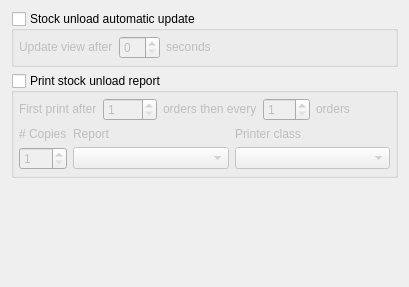
       <widget class="QWidget" name="tab4">
        <attribute name="title">
         <string>Control report and view</string>
        </attribute>
        <layout class="QVBoxLayout" name="verticalLayout_18">
         <item>
          <layout class="QVBoxLayout" name="verticalLayout_16">
           <item>
            <widget class="QGroupBox" name="groupBoxAutomaticUpdate">
             <property name="title">
              <string>Stock unload automatic update</string>
             </property>
             <property name="checkable">
              <bool>true</bool>
             </property>
             <property name="checked">
              <bool>false</bool>
             </property>
             <layout class="QVBoxLayout" name="verticalLayout_15">
              <property name="leftMargin">
               <number>5</number>
              </property>
              <property name="topMargin">
               <number>5</number>
              </property>
              <property name="rightMargin">
               <number>5</number>
              </property>
              <property name="bottomMargin">
               <number>5</number>
              </property>
              <item>
               <layout class="QHBoxLayout" name="horizontalLayout_4">
                <item>
                 <widget class="QLabel" name="label_7">
                  <property name="sizePolicy">
                   <sizepolicy hsizetype="Minimum" vsizetype="Fixed">
                    <horstretch>0</horstretch>
                    <verstretch>0</verstretch>
                   </sizepolicy>
                  </property>
                  <property name="text">
                   <string>Update view after</string>
                  </property>
                 </widget>
                </item>
                <item>
                 <widget class="QSpinBox" name="spinBoxAutomaticUpdateInterval"/>
                </item>
                <item>
                 <widget class="QLabel" name="label_19">
                  <property name="sizePolicy">
                   <sizepolicy hsizetype="Minimum" vsizetype="Fixed">
                    <horstretch>0</horstretch>
                    <verstretch>0</verstretch>
                   </sizepolicy>
                  </property>
                  <property name="text">
                   <string>seconds</string>
                  </property>
                 </widget>
                </item>
                <item>
                 <spacer name="horizontalSpacer_3">
                  <property name="orientation">
                   <enum>Qt::Orientation::Horizontal</enum>
                  </property>
                  <property name="sizeHint" stdset="0">
                   <size>
                    <width>40</width>
                    <height>20</height>
                   </size>
                  </property>
                 </spacer>
                </item>
               </layout>
              </item>
             </layout>
            </widget>
           </item>
           <item>
            <widget class="QGroupBox" name="groupBoxStockUnloadReport">
             <property name="sizePolicy">
              <sizepolicy hsizetype="Minimum" vsizetype="Fixed">
               <horstretch>0</horstretch>
               <verstretch>0</verstretch>
              </sizepolicy>
             </property>
             <property name="title">
              <string>Print stock unload report</string>
             </property>
             <property name="checkable">
              <bool>true</bool>
             </property>
             <property name="checked">
              <bool>false</bool>
             </property>
             <layout class="QVBoxLayout" name="verticalLayout_14">
              <property name="leftMargin">
               <number>5</number>
              </property>
              <property name="topMargin">
               <number>5</number>
              </property>
              <property name="rightMargin">
               <number>5</number>
              </property>
              <property name="bottomMargin">
               <number>5</number>
              </property>
              <item>
               <layout class="QVBoxLayout" name="verticalLayout_12">
                <item>
                 <layout class="QHBoxLayout" name="horizontalLayout_2">
                  <item>
                   <widget class="QLabel" name="label_9">
                    <property name="sizePolicy">
                     <sizepolicy hsizetype="Minimum" vsizetype="Fixed">
                      <horstretch>0</horstretch>
                      <verstretch>0</verstretch>
                     </sizepolicy>
                    </property>
                    <property name="text">
                     <string>First print after</string>
                    </property>
                   </widget>
                  </item>
                  <item>
                   <widget class="QSpinBox" name="spinBoxOrdersStartLevel">
                    <property name="sizePolicy">
                     <sizepolicy hsizetype="Minimum" vsizetype="Fixed">
                      <horstretch>0</horstretch>
                      <verstretch>0</verstretch>
                     </sizepolicy>
                    </property>
                    <property name="minimum">
                     <number>1</number>
                    </property>
                    <property name="maximum">
                     <number>1000</number>
                    </property>
                   </widget>
                  </item>
                  <item>
                   <widget class="QLabel" name="label_11">
                    <property name="sizePolicy">
                     <sizepolicy hsizetype="Minimum" vsizetype="Fixed">
                      <horstretch>0</horstretch>
                      <verstretch>0</verstretch>
                     </sizepolicy>
                    </property>
                    <property name="text">
                     <string>orders then every</string>
                    </property>
                   </widget>
                  </item>
                  <item>
                   <widget class="QSpinBox" name="spinBoxOrdersNextLevel">
                    <property name="sizePolicy">
                     <sizepolicy hsizetype="Minimum" vsizetype="Fixed">
                      <horstretch>0</horstretch>
                      <verstretch>0</verstretch>
                     </sizepolicy>
                    </property>
                    <property name="minimum">
                     <number>1</number>
                    </property>
                    <property name="maximum">
                     <number>999</number>
                    </property>
                   </widget>
                  </item>
                  <item>
                   <widget class="QLabel" name="label_12">
                    <property name="sizePolicy">
                     <sizepolicy hsizetype="Minimum" vsizetype="Fixed">
                      <horstretch>0</horstretch>
                      <verstretch>0</verstretch>
                     </sizepolicy>
                    </property>
                    <property name="text">
                     <string>orders</string>
                    </property>
                   </widget>
                  </item>
                  <item>
                   <spacer name="horizontalSpacer_2">
                    <property name="orientation">
                     <enum>Qt::Orientation::Horizontal</enum>
                    </property>
                    <property name="sizeHint" stdset="0">
                     <size>
                      <width>40</width>
                      <height>20</height>
                     </size>
                    </property>
                   </spacer>
                  </item>
                 </layout>
                </item>
                <item>
                 <layout class="QGridLayout" name="gridLayout_2" columnstretch="0,1,1">
                  <item row="0" column="1">
                   <widget class="QLabel" name="label_10">
                    <property name="sizePolicy">
                     <sizepolicy hsizetype="Minimum" vsizetype="Fixed">
                      <horstretch>0</horstretch>
                      <verstretch>0</verstretch>
                     </sizepolicy>
                    </property>
                    <property name="text">
                     <string>Report</string>
                    </property>
                   </widget>
                  </item>
                  <item row="0" column="0">
                   <widget class="QLabel" name="labelCopy_5">
                    <property name="sizePolicy">
                     <sizepolicy hsizetype="Minimum" vsizetype="Fixed">
                      <horstretch>0</horstretch>
                      <verstretch>0</verstretch>
                     </sizepolicy>
                    </property>
                    <property name="text">
                     <string># Copies</string>
                    </property>
                    <property name="buddy">
                     <cstring>spinBoxCustomerCopies</cstring>
                    </property>
                   </widget>
                  </item>
                  <item row="1" column="1">
                   <widget class="RelationalComboBox" name="comboBoxStockUnloadReport">
                    <property name="sizePolicy">
                     <sizepolicy hsizetype="Minimum" vsizetype="Fixed">
                      <horstretch>0</horstretch>
                      <verstretch>0</verstretch>
                     </sizepolicy>
                    </property>
                   </widget>
                  </item>
                  <item row="0" column="2">
                   <widget class="QLabel" name="label_8">
                    <property name="sizePolicy">
                     <sizepolicy hsizetype="Minimum" vsizetype="Fixed">
                      <horstretch>0</horstretch>
                      <verstretch>0</verstretch>
                     </sizepolicy>
                    </property>
                    <property name="text">
                     <string>Printer class</string>
                    </property>
                   </widget>
                  </item>
                  <item row="1" column="2">
                   <widget class="RelationalComboBox" name="comboBoxStockUnloadPrinterClass">
                    <property name="sizePolicy">
                     <sizepolicy hsizetype="Minimum" vsizetype="Fixed">
                      <horstretch>0</horstretch>
                      <verstretch>0</verstretch>
                     </sizepolicy>
                    </property>
                   </widget>
                  </item>
                  <item row="1" column="0">
                   <widget class="QSpinBox" name="spinBoxStockUnloadCopies">
                    <property name="minimum">
                     <number>1</number>
                    </property>
                   </widget>
                  </item>
                 </layout>
                </item>
               </layout>
              </item>
             </layout>
            </widget>
           </item>
           <item>
            <spacer name="verticalSpacer_3">
             <property name="orientation">
              <enum>Qt::Orientation::Vertical</enum>
             </property>
             <property name="sizeHint" stdset="0">
              <size>
               <width>20</width>
               <height>98</height>
              </size>
             </property>
            </spacer>
           </item>
          </layout>
         </item>
        </layout>
       </widget>
